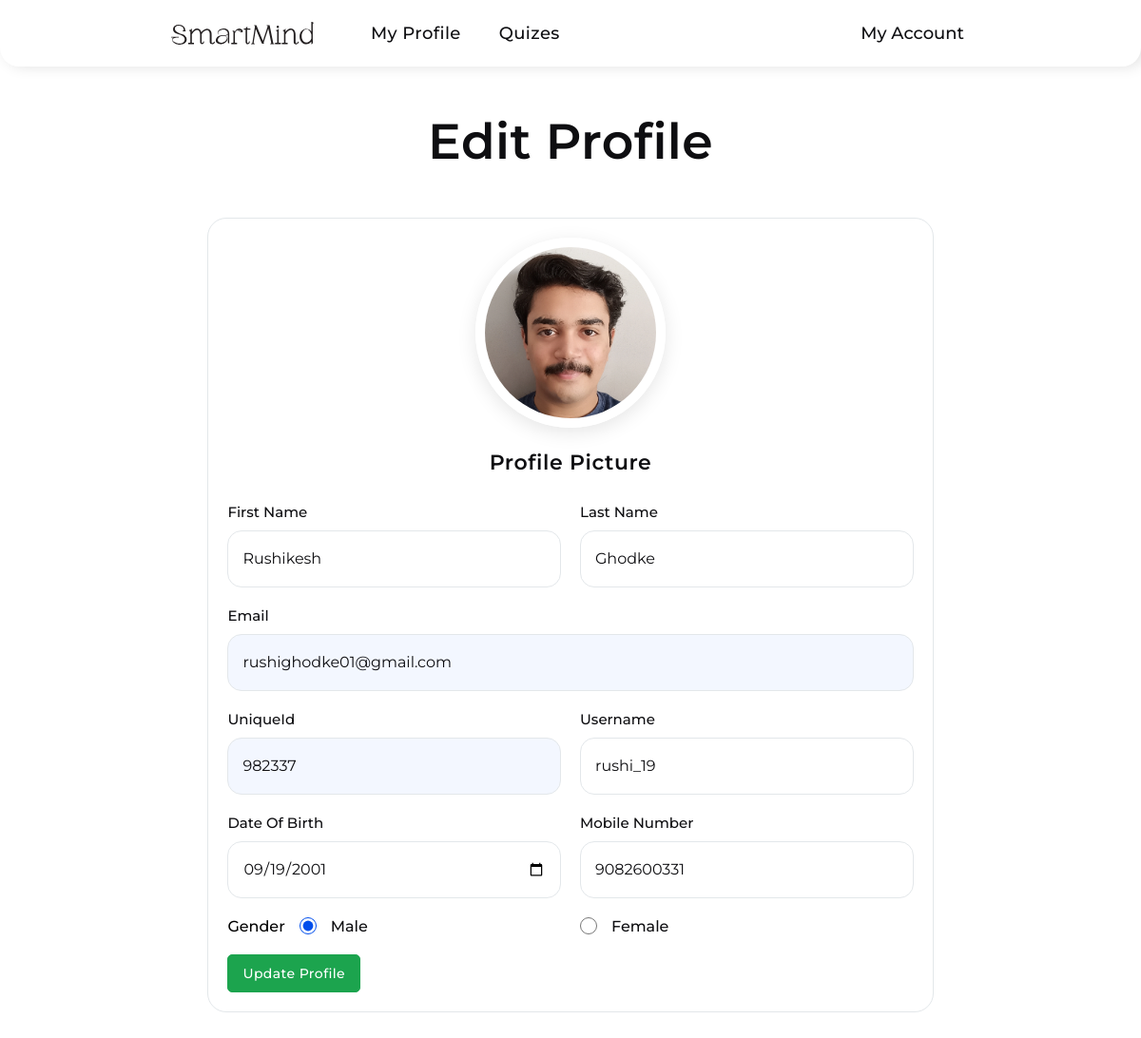
/user/editprofile.php (signed in), run on the app's committed database.
### tables this page shows
CREATE TABLE `students` (
  `studentId` int(11) NOT NULL,
  `studentUniqueId` int(11) NOT NULL,
  `firstName` varchar(255) NOT NULL,
  `lastName` varchar(255) NOT NULL,
  `dateOfBirth` date NOT NULL,
  `gender` varchar(10) NOT NULL,
  `email` varchar(255) NOT NULL,
  `mobileNumber` varchar(10) NOT NULL,
  `username` varchar(255) NOT NULL,
  `studentImage` varchar(255) NOT NULL,
  `password` varchar(255) NOT NULL,
  `accountCreationDateTime` datetime NOT NULL,
  `verificationToken` varchar(255) NOT NULL,
  `tokenExpirationTime` datetime DEFAULT NULL,
  `isVerified` tinyint(1) NOT NULL
);

### assets/php/updateProfile.php (called while the page is built, shortened)
<?php
include "connection.php";
if (!empty($_SESSION['studentId'])) {
  $studentId = $_SESSION['studentId'];
  $selectQuery = mysqli_query($connection, "SELECT * FROM `students` WHERE `studentId` = $studentId");
}

### assets/php/profileDetails.php (called while the page is built, shortened)
<?php
require "connection.php";
if (!empty($_SESSION['studentId'])) {
  $studentId = $_SESSION['studentId'];
  $selectQuery = mysqli_query($connection, "SELECT * FROM `students` WHERE `studentId` = $studentId");
  if ($selectQuery) {
    $fetchData = mysqli_fetch_assoc($selectQuery);
  }
  else {
    echo mysqli_error($connection);
  }
}
else
{
  header("Location: ../login.php");
}
?>

### user/editprofile.php (the view, shortened to what this page needs)
<?php
include "../assets/php/profileDetails.php";
include "../assets/php/updateProfile.php";
?>
<!DOCTYPE html>
<html lang="en">
<head>
  <link rel="stylesheet" href="../assets/css/editprofile.css" />
  <link rel="stylesheet" href="https://cdn-uicons.flaticon.com/2.1.0/uicons-regular-rounded/css/uicons-regular-rounded.css" />
  <link rel="stylesheet" href="https://cdn-uicons.flaticon.com/2.1.0/uicons-thin-straight/css/uicons-thin-straight.css" />
</head>
<body>
  <header class="header">
    <div class="left-side">
      <div class="logo">
        <img src="../assets/images/Logo.svg" alt="logo" />
      </div>
      <nav class="navbar">
        <ul>
          <li><a href="./profile.php">My Profile</a></li>
          <li><a href="./quizes.php">Quizes</a></li>
        </ul>
      </nav>
    </div>
    <div class="right-side">
      <div class="user">
        <span>My Account <i class="fi fi-rr-angle-small-down"></i></span>
      </div>
    </div>
  </header>
  <section class="edit-profile-container">
    <div class="container">
      <div class="heading">
        <h1>Edit Profile</h1>
      </div>
      <div class="edit-form-container">
        <form action="" method="post" class="edit-form" enctype="multipart/form-data">
          <div class="profile-pic">
            <label for="profile-img">
              <div class="profile-picture">
                <?php
                if (!empty($fetchData["studentImage"])) {
                ?>
                  <img src="../assets/StudentsProfileImages/<?php echo $fetchData["studentImage"]; ?>" style='width: 20rem; height: 20rem; object-fit: cover; border: 1rem solid #fff; text-align: center; border-radius: 50%; box-shadow: 0 5px 2rem rgba(0, 0, 0, 0.1); cursor: pointer;' class='profile-img'>
                <?php
                } else {
                ?>
                  <img src='../assets/images/profile-user.png' style='width: 20rem; height: 20rem; object-fit: cover; text-align: center; border: 1rem solid #fff; border-radius: 50%; box-shadow: 0 5px 2rem rgba(0, 0, 0, 0.1); cursor: pointer;' class='profile-img'>"
                <?php
                }
                ?>
              </div>
            </label>
            <h3>Profile Picture</h3>
          </div>
          <div class="input-group">
            <div class="input-field">
              <label for="firstName">First Name</label>
              <input type="text" name="firstName" id="firstName" value="<?php echo $fetchData['firstName']; ?>" id="firstName" placeholder="First Name" />
            </div>
            <div class="input-field">
              <label for="lastName">Last Name</label>
              <input type="text" name="lastName" id="lastName" value="<?php echo $fetchData['lastName']; ?>" id="lastName" placeholder="Last Name" />
            </div>
          </div>
          <div class="input-field">
            <label for="email">Email</label>
            <input type="email" name="email" id="email" value="<?php echo $fetchData['email']; ?>" id="email" placeholder="Email" readonly />
          </div>
          <div class="input-group">
            <div class="input-field">
              <label for="studentUniqueId">UniqueId</label>
              <input type="text" name="studentUniqueId" id="studentUniqueId" value="<?php echo $fetchData['studentUniqueId']; ?>" id="studentUniqueId" placeholder="Student UniqueId" readonly />
            </div>
            <div class="input-field">
              <label for="username">Username</label>
              <input type="text" name="username" id="username" value="<?php echo $fetchData['username']; ?>" id="username" placeholder="Username" />
            </div>
          </div>
          <div class="input-group">
            <div class="input-field">
              <label for="dateOfBirth">Date Of Birth</label>
              <input type="date" name="dateOfBirth" id="dateOfBirth" value="<?php echo $fetchData['dateOfBirth']; ?>" id="dateOfBirth" />
            </div>
            <div class="input-field">
              <label for="mobileNumber">Mobile Number</label>
              <input type="text" name="mobileNumber" id="mobileNumber" value="<?php echo $fetchData['mobileNumber']; ?>" id="mobileNumber" placeholder="mobileNumber" />
            </div>
          </div>
          <div class="input-group">
            <div class="gender-input">
              <span>Gender</span>
              <input type="radio" name="gender" value="male" id="male" <?php if ($fetchData['gender'] == 'male') echo ' checked'; ?> />
              <label for="male">Male</label>
            </div>
            <div class="gender-input">
              <input type="radio" name="gender" value="female" id="female" <?php if ($fetchData['gender'] == 'female') echo ' checked'; ?> />
              <label for="female">Female</label>
            </div>
          </div>
          <div class="updateBtn">
            <input type="submit" name="submit" id="updateProfile" value="Update Profile" />
          </div>
        </form>
      </div>
    </div>
  </section>
</body>
</html>

### assets/css/editprofile.css (style rules this page uses)
* { margin: 0; padding: 0; box-sizing: border-box; font-family: "Montserrat", sans-serif; text-decoration: none; list-style: none; outline: none; }
:root { --bg-color: #f3f7ff; --border-color: #e3e7ea; --smart-mind-20: #ffffff; --smart-mind-50: #edf7ff; --smart-mind-100: #d6ecff; --smart-mind-200: #b5dfff; --smart-mind-300: #83ccff; --smart-mind-400: #48b0ff; --smart-mind-500: #1e8aff; --smart-mind-600: #0669ff; --smart-mind-700: #004eec; --smart-mind-800: #0841c5; --smart-mind-900: #0d3c9b; --smart-mind-950: #0e255d; --text-color: #0e0e11; }
html { font-size: 62.5%; scroll-behavior: smooth; }
body { width: 100%; height: 100vh; position: relative; }
.header { position: fixed; top: 0; width: 100%; height: 7rem; padding: 0 18rem; background-color: var(--smart-mind-20); border-radius: 0 0 2rem 2rem; box-shadow: 5px 0 15px rgba(0, 0, 0, 0.12); display: flex; align-items: center; justify-content: space-between; transition: 0.2s ease-in-out; z-index: 999; }
.header .left-side, .navbar, .navbar ul, .logo, .right-side, .right-side .user { height: 100%; display: flex; align-items: center; }
.left-side { gap: 6rem; }
.left-side .logo img { width: 15rem; }
.left-side .navbar ul { display: flex; align-items: center; gap: 4rem; }
.navbar ul li a { font-size: 1.8rem; font-weight: 500; letter-spacing: 0.4px; color: var(--text-color); transition: 0.2s ease-in-out; }
.user { position: relative; }
.user span { font-size: 1.8rem; font-weight: 500; color: var(--text-color); display: flex; align-items: center; gap: 0.6rem; cursor: pointer; transition: 0.2s ease-in-out; }
.edit-profile-container { width: 100%; height: 100%; padding: 7rem; display: flex; align-items: center; justify-content: center; }
.edit-profile-container .container { width: 90%; height: 100%; display: flex; flex-direction: column; align-items: center; }
.container .heading { width: 100%; display: flex; flex-direction: column; gap: 1rem; align-items: center; padding: 3rem; }
.heading h1 { font-size: 5.2rem; font-weight: 600; color: var(--text-color); line-height: 1.9; letter-spacing: 0.4px; }
.edit-profile-container .edit-form-container { width: 80%; }
.edit-form-container .edit-form { width: 100%; padding: 2rem; border: 1px solid var(--border-color); border-radius: 2rem; background-color: var(--smart-mind-20); display: flex; flex-direction: column; align-items: center; justify-content: center; gap: 2rem; margin-bottom: 5rem; }
.edit-form-container .edit-form .profile-pic { text-align: center; width: 100%; display: flex; align-items: center; flex-direction: column; gap: 1.2rem; }
.profile-pic h3 { font-size: 2.2rem; font-weight: 600; color: var(--text-color); line-height: 2; letter-spacing: 0.6px; }
.edit-form .input-group { width: 100%; display: flex; align-items: center; gap: 2rem; }
.input-field { width: 100%; display: flex; flex-direction: column; gap: 1rem; position: relative; }
.input-field label { font-size: 1.5rem; font-weight: 500; color: var(--text-color); }
.input-field input { width: 100%; height: 6rem; background-color: transparent; border: 1px solid var(--border-color); border-radius: 1.5rem; outline: 0; padding: 0 1.5rem; font-size: 1.6rem; color: var(--text-color); }
.input-field input:read-only { background-color: var(--bg-color); cursor: not-allowed; }
.input-field input::placeholder { font-weight: normal; }
.edit-form .gender-input { width: 100%; display: flex; align-items: center; gap: 1.5rem; }
.input-group span { font-size: 1.6rem; font-weight: 500; }
.gender-input input[type="radio"] { width: 1.8rem; height: 1.8rem; accent-color: var(--smart-mind-700); }
.gender-input label { font-size: 1.6rem; font-weight: 500; color: var(--text-color); cursor: pointer; }
.edit-form .updateBtn { width: 100%; }
.updateBtn #updateProfile { font-size: 1.4rem; font-weight: 500; letter-spacing: 0.4px; padding: 1rem 1.5rem; border: 1px solid var(--smart-mind-600); border-radius: 5px; transition: 0.2s ease-in-out; border-color: #1ca44e; background-color: #1ca44e; color: var(--smart-mind-20); cursor: pointer; }

### data on the page
students: studentImage (picture), firstName "Rushikesh", lastName "Ghodke", email "rushighodke01@gmail.com", studentUniqueId "982337", username "rushi_19", dateOfBirth "09/19/2001", mobileNumber "9082600331", gender "☑ Male", gender "☐ Female"
